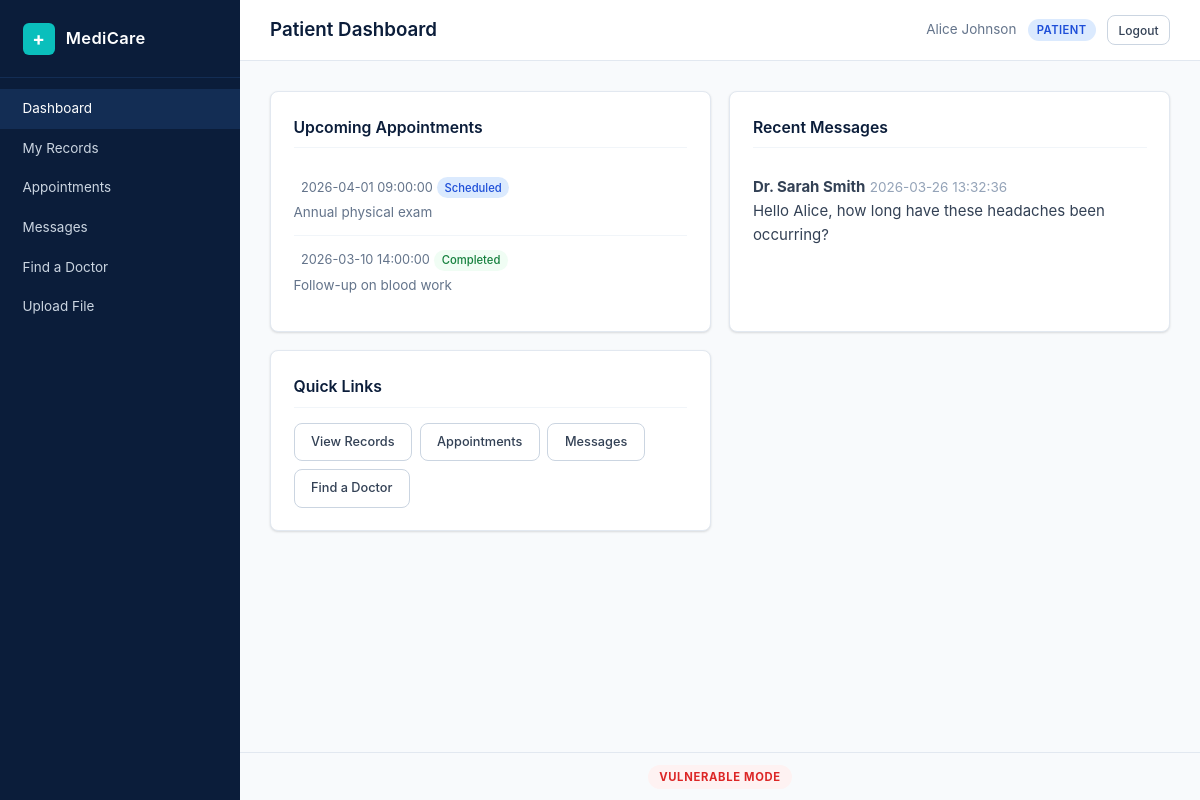
The page /patient/dashboard.php (signed in) on the database its author committed.
### tables this page shows
CREATE TABLE appointments (
    id INT AUTO_INCREMENT PRIMARY KEY,
    patient_id INT NOT NULL,
    doctor_id INT NOT NULL,
    datetime DATETIME NOT NULL,
    status ENUM('scheduled','completed','cancelled') DEFAULT 'scheduled',
    notes TEXT,
    FOREIGN KEY (patient_id) REFERENCES users(id) ON DELETE CASCADE,
    FOREIGN KEY (doctor_id) REFERENCES users(id) ON DELETE CASCADE
);

CREATE TABLE messages (
    id INT AUTO_INCREMENT PRIMARY KEY,
    sender_id INT NOT NULL,
    receiver_id INT NOT NULL,
    body TEXT NOT NULL,
    sent_at TIMESTAMP DEFAULT CURRENT_TIMESTAMP,
    FOREIGN KEY (sender_id) REFERENCES users(id) ON DELETE CASCADE,
    FOREIGN KEY (receiver_id) REFERENCES users(id) ON DELETE CASCADE
);

CREATE TABLE users (
    id INT AUTO_INCREMENT PRIMARY KEY,
    name VARCHAR(100) NOT NULL,
    email VARCHAR(150) NOT NULL UNIQUE,
    password VARCHAR(255) NOT NULL,
    role ENUM('patient','doctor','admin') NOT NULL DEFAULT 'patient',
    created_at TIMESTAMP DEFAULT CURRENT_TIMESTAMP
);

### config.php (called while the page is built, shortened)
<?php
function esc(string $value): string {
    return htmlspecialchars($value, ENT_QUOTES, 'UTF-8');
}

### patient/dashboard.php (the view, shortened to what this page needs)
<?php
require_once __DIR__ . '/../config.php';
require_once __DIR__ . '/../helpers.php';
$conn = getDB();
$userId = currentUserId();
$stmt = $conn->prepare(
    "SELECT * FROM appointments WHERE patient_id = ? ORDER BY datetime DESC LIMIT 5"
);
$stmt->execute([$userId]);
$appointments = $stmt->fetchAll();
$stmt = $conn->prepare(
    "SELECT m.*, u.name AS sender_name FROM messages m
     JOIN users u ON m.sender_id = u.id
     WHERE m.receiver_id = ? ORDER BY m.sent_at DESC LIMIT 5"
);
$stmt->execute([$userId]);
$recentMessages = $stmt->fetchAll();
?>
<div class="dashboard-grid">
    <div class="card">
        <h2 class="card-title">Upcoming Appointments</h2>
        <?php foreach ($appointments as $appt): ?>
            <div class="list-item">
                <span class="list-item-date"><?= esc($appt['datetime']) ?></span>
                <span class="status-badge status-<?= esc($appt['status']) ?>">
                    <?= esc(ucfirst($appt['status'])) ?>
                </span>
                <p class="list-item-note"><?= esc($appt['notes'] ?? '') ?></p>
            </div>
        <?php endforeach; ?>
    </div>
    <div class="card">
        <h2 class="card-title">Recent Messages</h2>
        <?php foreach ($recentMessages as $msg): ?>
            <div class="list-item">
                <strong><?= esc($msg['sender_name']) ?></strong>
                <span class="text-muted"><?= esc($msg['sent_at']) ?></span>
                <p><?= esc($msg['body']) ?></p>
            </div>
        <?php endforeach; ?>
    </div>
    <div class="card">
        <h2 class="card-title">Quick Links</h2>
        <div class="quick-links">
            <a href="/patient/records.php" class="btn">View Records</a>
            <a href="/patient/appointments.php" class="btn">Appointments</a>
            <a href="/patient/chat.php" class="btn">Messages</a>
            <a href="/shared/search.php" class="btn">Find a Doctor</a>
        </div>
    </div>
</div>

### assets/style.css (style rules this page uses)
*, *::before, *::after { margin: 0; padding: 0; box-sizing: border-box; }
:root { --navy: #0B1D3A; --navy-light: #132D54; --navy-dark: #071429; --teal: #0ABFBC; --teal-dark: #089E9B; --white: #FFFFFF; --gray-50: #F8FAFC; --gray-100: #F1F5F9; --gray-200: #E2E8F0; --gray-300: #CBD5E1; --gray-400: #94A3B8; --gray-500: #64748B; --gray-700: #334155; --red: #EF4444; --red-bg: #FEF2F2; --green: #22C55E; --green-bg: #F0FDF4; --amber: #F59E0B; --amber-bg: #FFFBEB; --blue: #3B82F6; --radius: 8px; --shadow: 0 1px 3px rgba(0,0,0,0.08), 0 1px 2px rgba(0,0,0,0.06); --shadow-md: 0 4px 6px rgba(0,0,0,0.07), 0 2px 4px rgba(0,0,0,0.06); --sidebar-width: 240px; --font: -apple-system, BlinkMacSystemFont, "Segoe UI", system-ui, sans-serif; }
html { font-size: 15px; }
body { font-family: var(--font); background: var(--gray-50); color: var(--gray-700); line-height: 1.6; min-height: 100vh; }
.card { background: var(--white); border: 1px solid var(--gray-200); border-radius: var(--radius); padding: 1.5rem; margin-bottom: 1.25rem; box-shadow: var(--shadow); }
.card-title { font-size: 1.05rem; font-weight: 600; color: var(--navy); margin-bottom: 1rem; padding-bottom: 0.5rem; border-bottom: 1px solid var(--gray-100); }
.dashboard-grid { display: grid; grid-template-columns: repeat(auto-fit, minmax(340px, 1fr)); gap: 1.25rem; }
.dashboard-grid .card { margin-bottom: 0; }
.list-item { padding: 0.75rem 0; border-bottom: 1px solid var(--gray-100); }
.list-item:last-child { border-bottom: none; }
.list-item-date { font-size: 0.85rem; color: var(--gray-500); margin-left: 0.5rem; }
.list-item-note { font-size: 0.9rem; color: var(--gray-500); margin-top: 0.25rem; }
.status-badge { display: inline-block; padding: 0.1rem 0.5rem; border-radius: 999px; font-size: 0.75rem; font-weight: 500; }
.status-scheduled { background: #DBEAFE; color: #1D4ED8; }
.status-completed { background: var(--green-bg); color: #15803D; }
.btn { display: inline-block; padding: 0.55rem 1.1rem; border: 1px solid var(--gray-300); border-radius: var(--radius); background: var(--white); color: var(--gray-700); font-family: var(--font); font-size: 0.85rem; font-weight: 500; cursor: pointer; text-decoration: none; text-align: center; transition: background 0.15s, border-color 0.15s; }
.quick-links { display: flex; flex-wrap: wrap; gap: 0.5rem; }
.text-muted { color: var(--gray-400); font-size: 0.9rem; }

### rows shown on the page
appointments: datetime "2026-04-01 09:00:00", status "Scheduled", notes "Annual physical exam"
appointments: datetime "2026-03-10 14:00:00", status "Completed", notes "Follow-up on blood work"
messages: sender.name "Dr. Sarah Smith", sent_at "2026-03-26 13:32:36", body "Hello Alice, how long have these headaches been occurring?"

### other values the page prints
$item['label'] "Dashboard"
$item['label'] "My Records"
$item['label'] "Appointments"
$item['label'] "Messages"
$item['label'] "Find a Doctor"
$item['label'] "Upload File"
$title "Patient Dashboard"
$name "Alice Johnson"
$role "PATIENT"
$mode "VULNERABLE"
